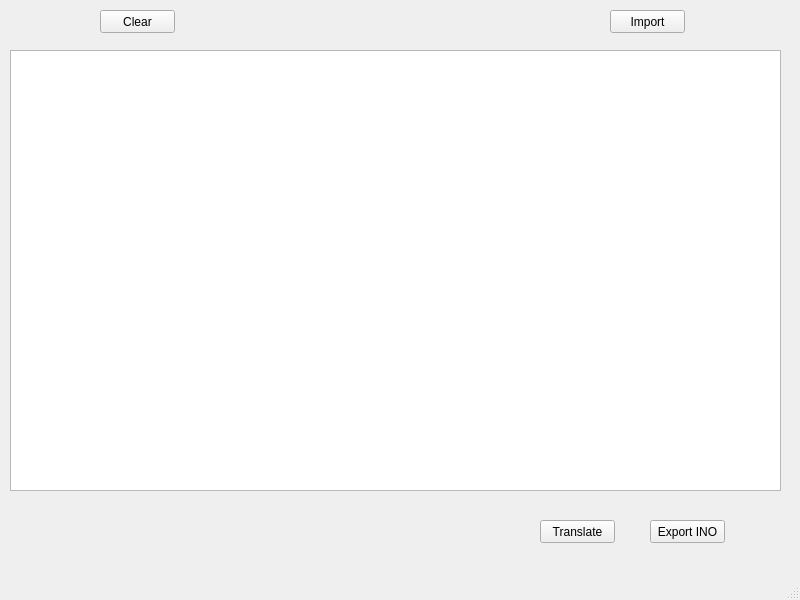
<?xml version="1.0" encoding="UTF-8"?>
<ui version="4.0">
 <class>MercyScriptMainGUI</class>
 <widget class="QMainWindow" name="MercyScriptMainGUI">
  <property name="geometry">
   <rect>
    <x>0</x>
    <y>0</y>
    <width>800</width>
    <height>600</height>
   </rect>
  </property>
  <property name="windowTitle">
   <string>MercyScript</string>
  </property>
  <widget class="QWidget" name="centralwidget">
   <widget class="QPlainTextEdit" name="TextArea">
    <property name="geometry">
     <rect>
      <x>10</x>
      <y>50</y>
      <width>771</width>
      <height>441</height>
     </rect>
    </property>
   </widget>
   <widget class="QPushButton" name="ClearButton">
    <property name="geometry">
     <rect>
      <x>100</x>
      <y>10</y>
      <width>75</width>
      <height>23</height>
     </rect>
    </property>
    <property name="text">
     <string>Clear</string>
    </property>
   </widget>
   <widget class="QPushButton" name="ImportButton">
    <property name="geometry">
     <rect>
      <x>610</x>
      <y>10</y>
      <width>75</width>
      <height>23</height>
     </rect>
    </property>
    <property name="text">
     <string>Import</string>
    </property>
   </widget>
   <widget class="QPushButton" name="ExportButton">
    <property name="geometry">
     <rect>
      <x>650</x>
      <y>520</y>
      <width>75</width>
      <height>23</height>
     </rect>
    </property>
    <property name="text">
     <string>Export INO</string>
    </property>
   </widget>
   <widget class="QPushButton" name="TranslateButton">
    <property name="geometry">
     <rect>
      <x>540</x>
      <y>520</y>
      <width>75</width>
      <height>23</height>
     </rect>
    </property>
    <property name="text">
     <string>Translate</string>
    </property>
   </widget>
  </widget>
  <widget class="QStatusBar" name="statusbar"/>
 </widget>
 <resources/>
 <connections/>
</ui>
